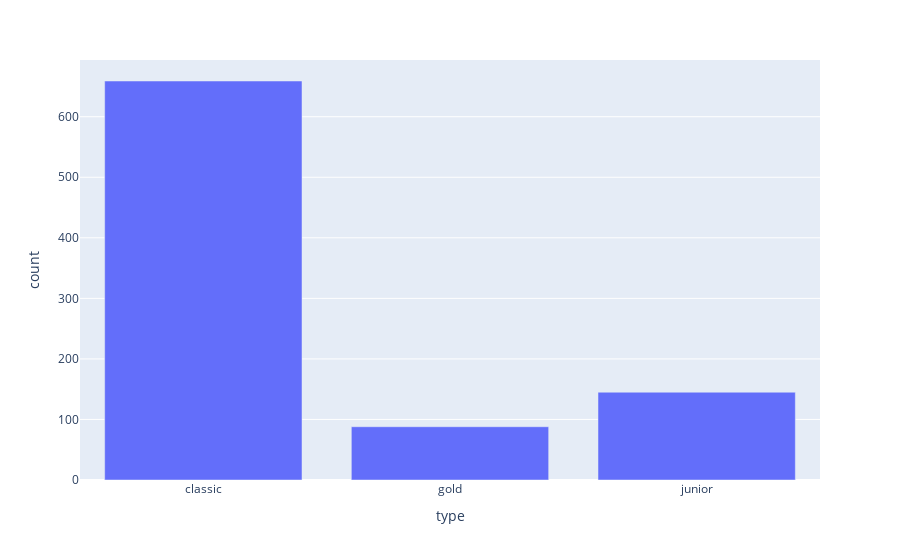

Notebook cell for this chart:
### Code cell
plot_categorical_variable_distribution('type', 'card')

### Figure 1 — Plotly figure (JSON) as saved in the notebook; plotly's stock layout.template omitted (floating-point values rounded to 4 significant figures)
{"data": [{"hovertemplate": "type=%{x}<br>count=%{y}<extra></extra>", "legendgroup": "", "marker": {"color": "#636efa", "pattern": {"shape": ""}}, "name": "", "orientation": "v", "showlegend": false, "textposition": "auto", "type": "bar", "x": ["classic", "gold", "junior"], "xaxis": "x", "y": [659, 88, 145], "yaxis": "y"}], "layout": {"barmode": "relative", "legend": {"tracegroupgap": 0}, "margin": {"t": 60}, "xaxis": {"anchor": "y", "domain": [0, 1], "title": {"text": "type"}}, "yaxis": {"anchor": "x", "domain": [0, 1], "title": {"text": "count"}}}}
